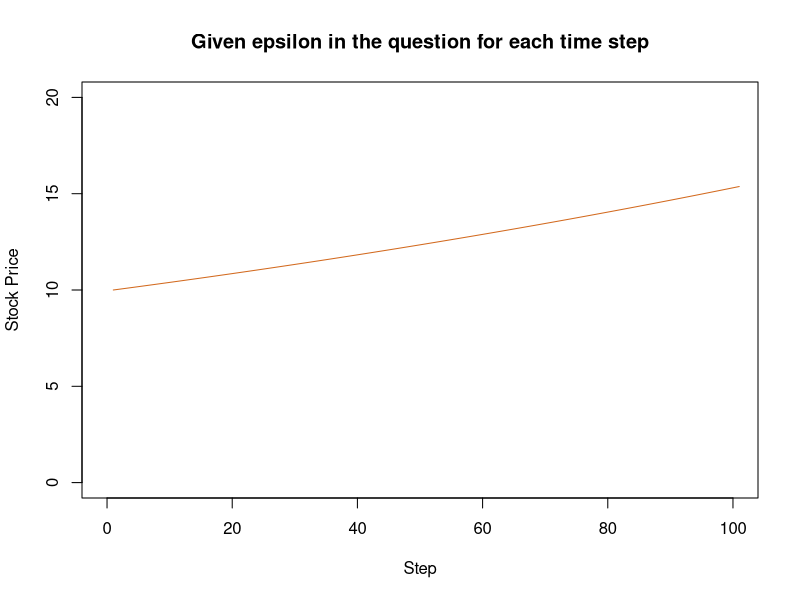
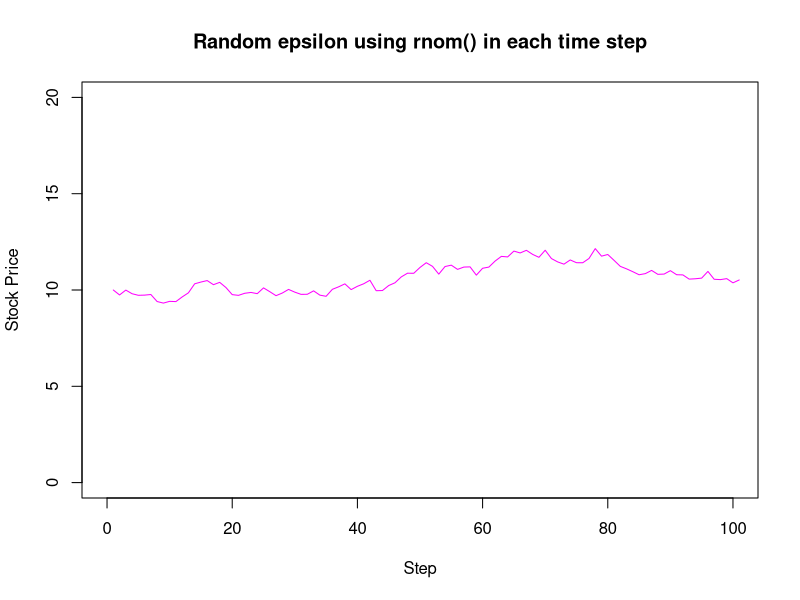
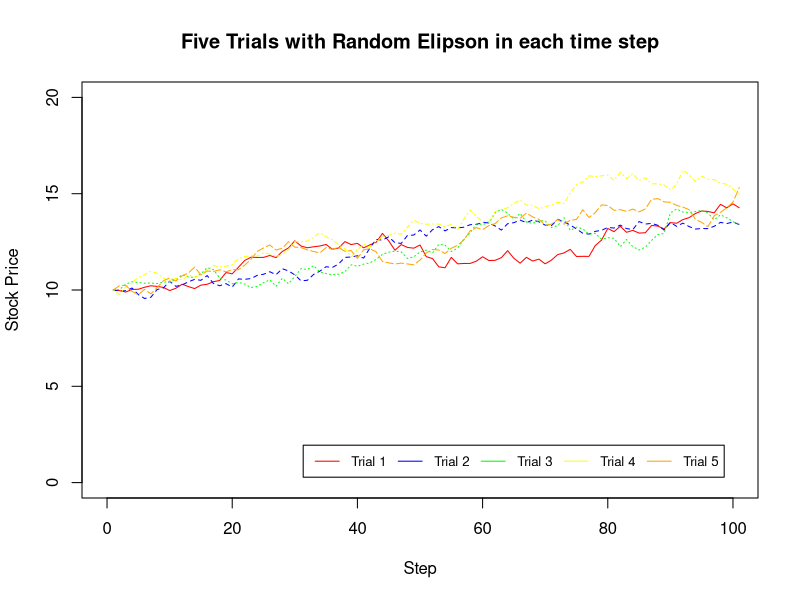

Recreate these plots in R, in order.
# Given,
# s[t+1] = s[t] * exp ((r - 0.5 * (sig ^ 2)) * dt + sigma * epsilon * sqrt(dt))
# where,
# s[t] is the stock price at t
# S[t+1] is the stock price at t+1
# r is the expected annual stock return
# sigma is the annualized volatility of the underlying stock
# T is time in Years
# n is the number of steps involved in calculation
# dt is the unit step size, that is, dt = T/n
# epsilon is random value from rnom()

# Initialize the variables to the values given in the problem
st <- 10  # The stock price at 't', that is, the first stock price
r <- 0.15  # Expected anual stock return
sigma <- 0.2  # Annualized Volatility of the stock
t <- 1  # Time in years
n <- 100  # Number of steps, in this case, 100
epsilon <- 0.15  # Random value from a normal distribution

# Function to calculate price movement
calculate_price_movement = function(st, r, sigma, t, n , rand_eps_flag) {
  # Create a vector to contain the price_movements_at_st+1
  st_plus_one <- vector()
  # Since our vector consists of t,t+1,t+2...t+n, therefore the first
  # element of our vector will be st. Therefore,
  st_plus_one[1] <- st
  # See if random epsilon is true, if so, then use the random epsilon
  # Calculate dt
  dt <- t / n
  # Use a for loop and calculate st+1 till steps
  for(i in 1:n) {
    if(rand_eps_flag) {
      epsilon <- rnorm(1)
    } else {
      epsilon <- 0.15
    }
    st_plus_one[i + 1] <- st_plus_one[i] * exp(((r - (0.5 * (sigma ^ 2))) * dt + (sigma * epsilon * sqrt(dt)))) 
  }
  return (st_plus_one)
}

# Calculate value for given_epsilon_prices where the epsilon is given in the question
given_epsilon_prices <- calculate_price_movement(st,r,sigma,t,n,FALSE)

# Plot the graph of given_epsilon_prices
plot(given_epsilon_prices,
     main = 'Given epsilon in the question for each time step',
     xlab = 'Step', 
     ylab = 'Stock Price', 
     xlim = c(0, 100), 
     ylim = c(0, 20), 
     type='l',
     col="chocolate")

# Calculate for random epsilon
random_epsilon_prices <- calculate_price_movement(st,r,sigma,t,n,TRUE)
# Plot the graph of price_plus_one
plot(random_epsilon_prices, 
     main = 'Random epsilon using rnom() in each time step',
     xlab = 'Step', 
     ylab = 'Stock Price', 
     xlim = c(0, 100), 
     ylim = c(0, 20), 
     type='l',
     col="magenta")

# Plot for 5 trials of 100 steps each
colors_of_lines <- c("red", "blue", "green", "yellow", "orange")
the_trials <- matrix(nrow = 101,
                     ncol = 5,
                     byrow = FALSE)

for(i in 1:5) {
  the_trials[, i] <- calculate_price_movement(st, r, sigma, t, n, TRUE)
}

matplot(the_trials, 
     main = 'Five Trials with Random Elipson in each time step',
     xlab = 'Step', 
     ylab = 'Stock Price', 
     xlim = c(0, 100), 
     ylim = c(0, 20), 
     type='l',
     col=colors_of_lines)
legend("bottomright", inset=.05, legend=c("Trial 1", "Trial 2", "Trial 3", "Trial 4", "Trial 5"), lty = 1, col=colors_of_lines, horiz=TRUE, cex = 0.8)